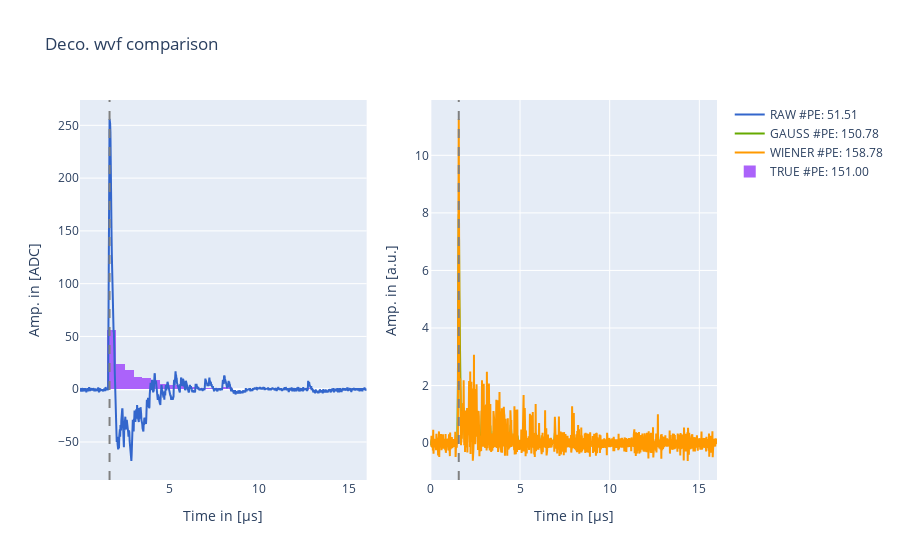

The notebook cell this image was saved under:
### Markdown cell above
*** VISUALIZE DATA ***

### Code cell
num = np.random.randint(len(raw["RECO"]["WVF"]))
# num = np.where(np.asarray(gauss_dec["RECO"]["CH"]) == 232)[0][0]
print(num)

color_map={"RAW": "#3366CC", "GAUSS": "#66AA00", "WIENER":"#FF9900"}
fig = make_subplots(rows=1, cols=2,subplot_titles=('', ''))

fig.add_trace(go.Scatter(line=dict(color=color_map["RAW"]),name="RAW #PE: %.2f"%(raw["RECO"]["PE"][num]),x=raw["RECO"]["WVF_X"][num],y=raw["RECO"]["WVF"][num]-raw["PEDESTAL"]),col=1,row=1)
fig.add_trace(go.Scatter(line=dict(color=color_map["GAUSS"]),name="GAUSS #PE: %.2f"%(gauss_dec["RECO"]["PE"][num]),x=gauss_dec["RECO"]["WVF_X"][num],y=gauss_dec["RECO"]["WVF"][num]),col=2,row=1)
fig.add_trace(go.Scatter(line=dict(color=color_map["WIENER"]),name="WIENER #PE: %.2f"%(wiener_dec["RECO"]["PE"][num]),x=wiener_dec["RECO"]["WVF_X"][num],y=wiener_dec["RECO"]["WVF"][num]),col=2,row=1)

fig.add_vline(x=raw["RECO"]["T0"][num], line_width=2, line_dash="dash", line_color="gray",col=1)
fig.add_vline(x=gauss_dec["RECO"]["T0"][num], line_width=2, line_dash="dash", line_color="gray",col=2)

try:
    if len(raw["TRUE"]["PETIMES"][num]) > 50:
        fig.add_trace(go.Histogram(name="TRUE #PE: %.2f"%(len(raw["TRUE"]["PETIMES"][num])),x=np.asarray(raw["TRUE"]["PETIMES"][num])+raw["PRETRIGGER"]*raw["SAMPLING"]*1e6),col=1,row=1)
    else:
        fig.add_trace(go.Scatter(mode="markers",line=dict(color="#DC3912"),name="TRUE #PE: %.2f"%(len(raw["TRUE"]["PETIMES"][num])),x=np.asarray(raw["TRUE"]["PETIMES"][num])+raw["PRETRIGGER"]*raw["SAMPLING"]*1e6,y=np.zeros(len(raw["TRUE"]["PETIMES"][num]))),col=1,row=1)
        fig.add_trace(go.Scatter(mode="markers",line=dict(color="#DC3912"),name="TRUE #PE: %.2f"%(len(raw["TRUE"]["PETIMES"][num])),x=np.asarray(raw["TRUE"]["PETIMES"][num])+raw["PRETRIGGER"]*raw["SAMPLING"]*1e6,y=np.zeros(len(raw["TRUE"]["PETIMES"][num]))),col=2,row=1)
except:
    print("WVF WITHOUT TRUE PHOTONS")
    
fig.update_layout(
    title = "Deco. wvf comparison",
    xaxis_title  = "Time in [&mu;s]",
    yaxis_title  = "Amp. in [ADC]",
    xaxis2_title = "Time in [&mu;s]",
    yaxis2_title = "Amp. in [a.u.]",
)
fig.show()

### Figure 1 — Plotly figure (JSON) as saved in the notebook; plotly's stock layout.template omitted (floating-point values rounded to 4 significant figures; data arrays with more than 128 entries replaced by an {"elided": "..."} marker saying what was removed)
{"data": [{"line": {"color": "#3366CC"}, "name": "RAW #PE: 51.51", "type": "scatter", "x": {"elided": "1000 float values"}, "xaxis": "x", "y": {"elided": "1000 int values"}, "yaxis": "y"}, {"line": {"color": "#66AA00"}, "name": "GAUSS #PE: 150.78", "type": "scatter", "x": {"elided": "1000 float values"}, "xaxis": "x2", "y": {"elided": "1000 float values"}, "yaxis": "y2"}, {"line": {"color": "#FF9900"}, "name": "WIENER #PE: 158.78", "type": "scatter", "x": {"elided": "1000 float values"}, "xaxis": "x2", "y": {"elided": "1000 float values"}, "yaxis": "y2"}, {"name": "TRUE #PE: 151.00", "type": "histogram", "x": {"elided": "151 float values"}, "xaxis": "x", "yaxis": "y"}], "layout": {"shapes": [{"line": {"color": "gray", "dash": "dash", "width": 2}, "type": "line", "x0": 1.664, "x1": 1.664, "xref": "x", "y0": 0, "y1": 1, "yref": "y domain"}, {"line": {"color": "gray", "dash": "dash", "width": 2}, "type": "line", "x0": 1.584, "x1": 1.584, "xref": "x2", "y0": 0, "y1": 1, "yref": "y2 domain"}], "title": {"text": "Deco. wvf comparison"}, "xaxis": {"anchor": "y", "domain": [0, 0.45], "title": {"text": "Time in [&mu;s]"}}, "xaxis2": {"anchor": "y2", "domain": [0.55, 1], "title": {"text": "Time in [&mu;s]"}}, "yaxis": {"anchor": "x", "domain": [0, 1], "title": {"text": "Amp. in [ADC]"}}, "yaxis2": {"anchor": "x2", "domain": [0, 1], "title": {"text": "Amp. in [a.u.]"}}}}
